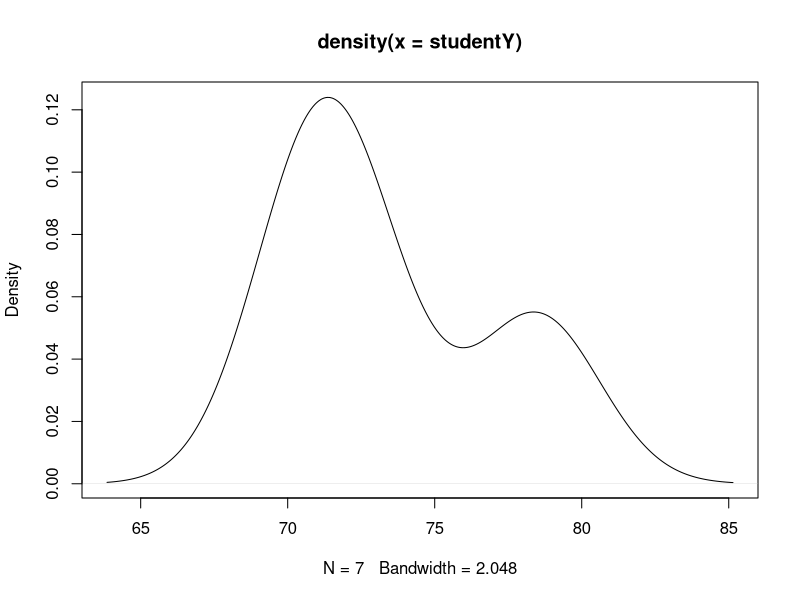
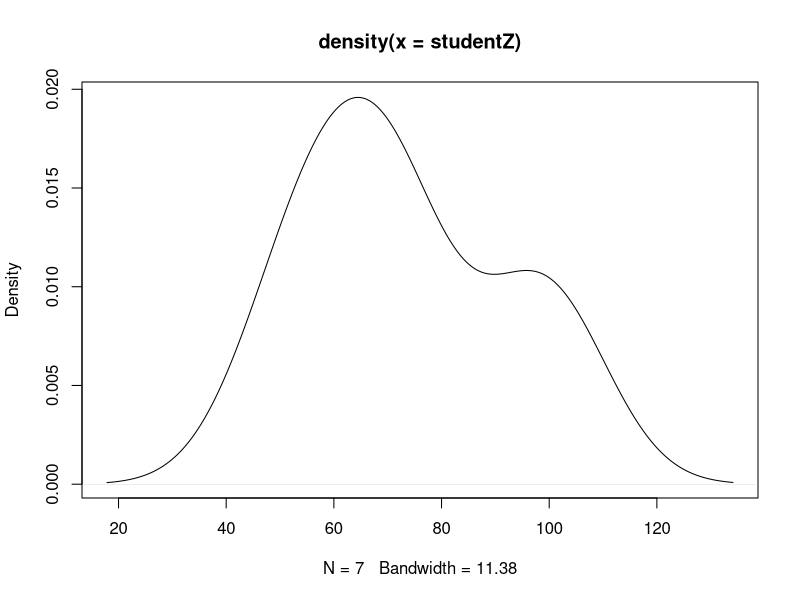
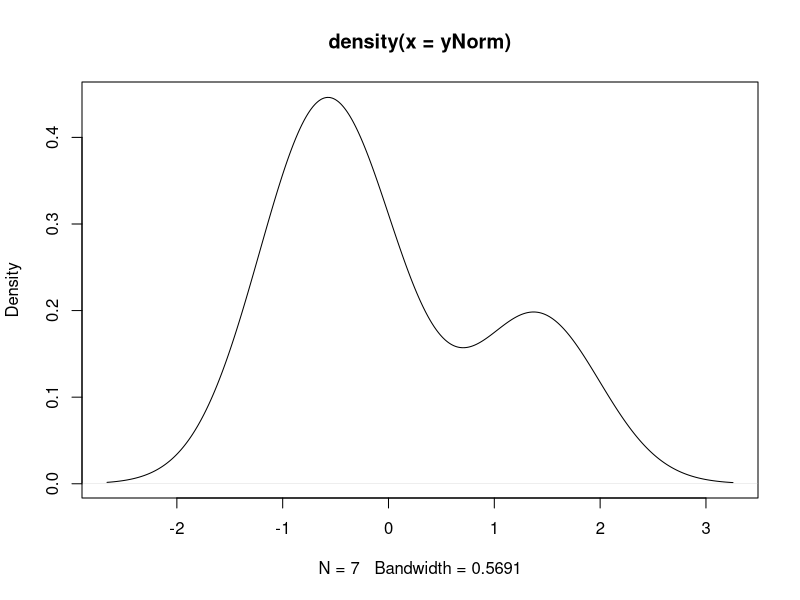
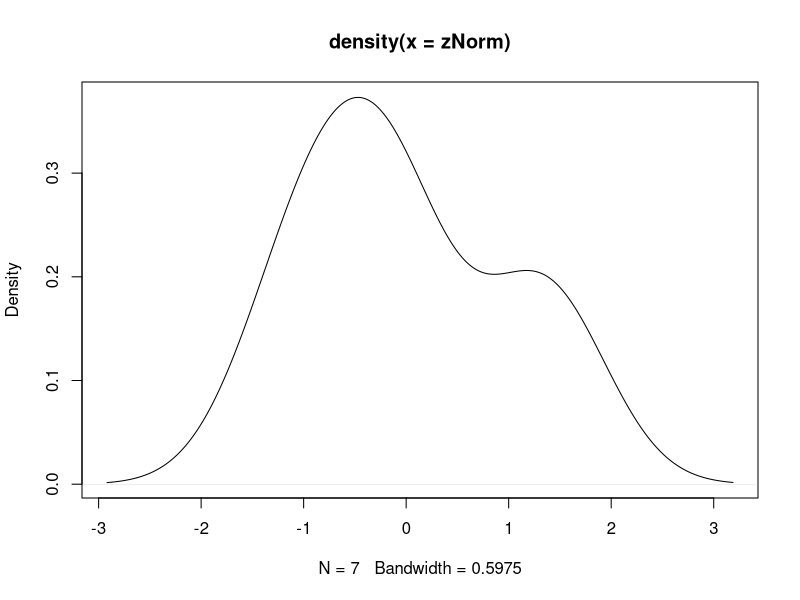
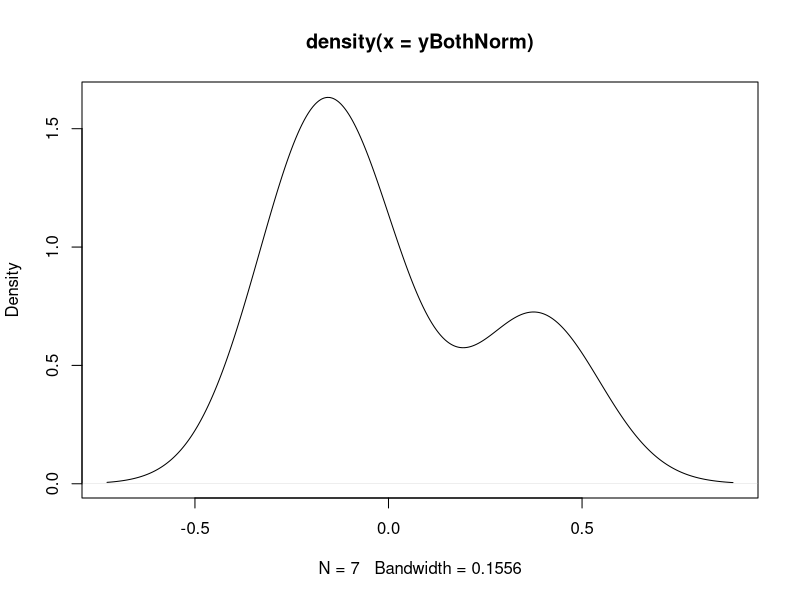
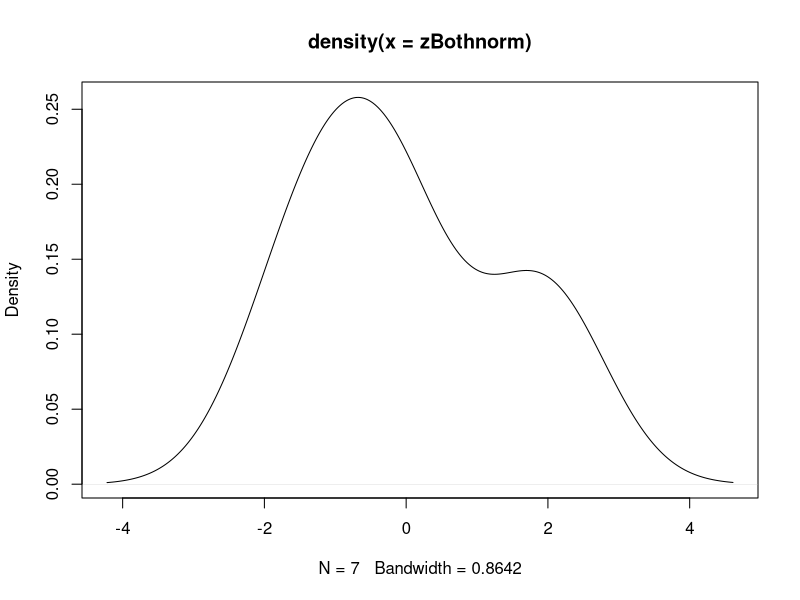

Source code (R) for these figures, in order:
studentY <- c(70, 73, 78, 79, 71, 72, 71)
yMean <- mean(studentY)
ySD <- sd(studentY)
plot(density(studentY))

studentZ <- c(98, 66, 70, 55, 52, 100, 73)
zMean <- mean(studentZ)
zSD <- sd(studentZ)
plot(density(studentZ))

#now lets normalize
yNorm <- (studentY - yMean)/ySD
zNorm <- (studentZ - zMean)/zSD

print(yNorm)
print(zNorm)
plot(density(yNorm))
plot(density(zNorm))

#new mean and sd
yNormMean <- mean(yNorm)
yNormSD <- sd(yNorm)

zNormMean <- mean(zNorm)
zNormSD <- sd(zNorm)

bothMean <- mean(c(studentY, studentZ))
bothSD <- sd(c(studentY, studentZ))

yBothNorm <- (studentY - bothMean)/bothSD
zBothnorm <- (studentZ - bothMean)/bothSD
  
plot(density(yBothNorm))
plot(density(zBothnorm))



print(yNorm)
print(zNorm)
print(yBothNorm)
print(zBothnorm)

